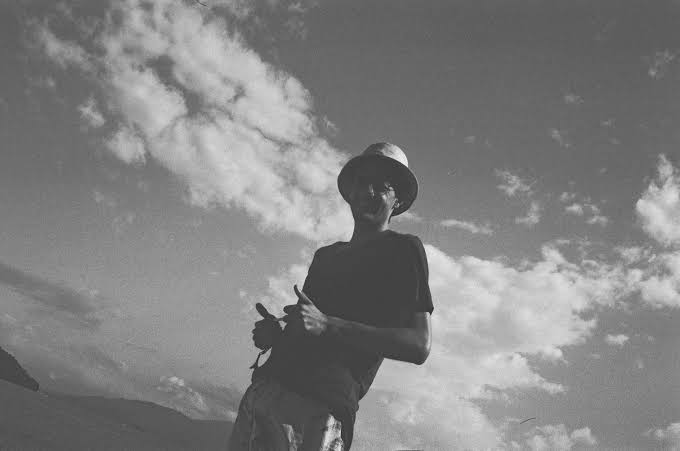
#> input picture Processamento de Imagens/Atividades Colab/Imagens/Contrast.png, 680 x 451 px, found by its file name
$ jupyter execute Convolucao_Filtros.ipynb
#> lines starting #> are read from the running program, lines starting #| are printed output that depends on the picture; after the words box and inside, x2 and y2 are one past the last pixel; in counts of white or black regions, pixels touching at a corner belong together
[cell 1]
import numpy as np
import matplotlib.pyplot as plt
import math
import cv2

[cell 2]
# Exibe uma janela para a seleção de um arquivo
from google.colab import files
arquivo = files.upload()
#> the answer given: Contrast.png
img_name = next(iter(arquivo))

# Leitura da imagem pelo cv2, convertido para tons de cinza
imagem = cv2.imread(img_name, cv2.IMREAD_GRAYSCALE)
#> imagem is the input picture: shape (451, 680); min 37, max 243, mean 128.8

[cell 3]
import cv2
import numpy as np
import random

def ruidoSP(imagem, prob):

#> called with prob = 0.05
   saida = imagem.copy()
   limiar = 1 - prob

   for i in range(imagem.shape[0]):
       for j in range(imagem.shape[1]):

            rdn = random.random()
            if rdn < prob:
                saida[i][j] = 0

            elif rdn > limiar:
                saida[i][j] = 255
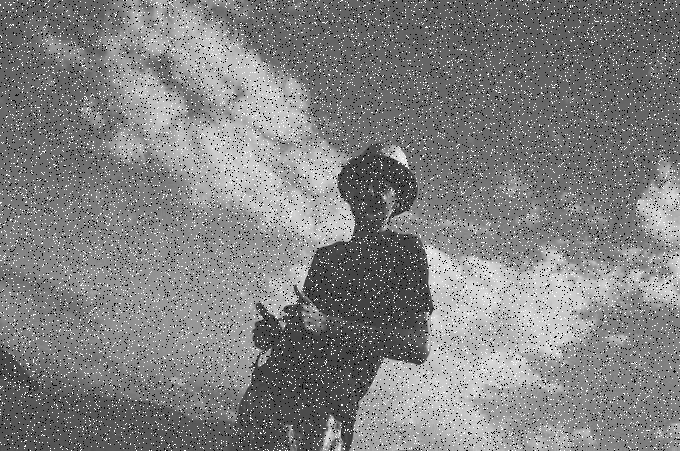
#> saida: shape (451, 680); 9.99% of pixels changed, all inside (x1, y1, x2, y2) = (0, 0, 680, 451)

   return saida

ruidosa = ruidoSP(imagem, 0.05)
plt.imshow(ruidosa,  cmap='gray')

[cell 4]
# Criação do kernel de média
mean = np.array(([1, 1, 1],
                 [1, 1, 1],
                 [1, 1, 1]), dtype=float)
# Cada valor da matriz é dividido pela somatoria dos elementos
# Essencialmente, o cálculo da média.
mean = mean / np.sum(mean)
print(mean)

[cell 5]
# Criação do kernel gaussiano
gaussian = np.array(([1, 2, 1],
                     [2, 4, 2],
                     [1, 2, 1]), dtype=float)
# Cada valor da matriz é dividido pela somatoria dos elementos
gaussian = gaussian / np.sum(gaussian)
print(gaussian)

[cell 6]
# Criação do kernel laplaciano (realce)
laplaciano = np.array(([0, 1, 0],
                       [1, -4, 1],
                       [0, 1, 0]), dtype=float)
print(laplaciano)

[cell 7]
# Criação do unsharp mask (realce)
unsharp = np.array(([0, -1, 0],
                    [-1, 5, -1],
                    [0, -1, 0]), dtype=float)
print(unsharp)

[cell 8]
altura, largura = imagem.shape
#> altura = 451; largura = 680
imagem_padded = np.zeros((altura + 2, largura + 2))

# Copiar a imagem original para o centro
imagem_padded[2:altura + 2, 2:largura + 2] = imagem

plt.figure(figsize=(4,4))
plt.imshow(imagem_padded, cmap='gray')

[cell 9]
# Imagem de saída
saida = np.zeros((altura, largura), dtype=np.float32)

[cell 10]
# Convolução para média
for i in range(altura):
    for j in range(largura):

        # Extrair a região 3x3
        regiao = imagem_padded[i:i+3, j:j+3]
        # Multiplicação elemento a elemento
        mult_mean = regiao * mean
        # Somar todos os valores
        valor_mean = np.sum(mult_mean)
        # Guardar o resultado
        saida[i, j] = valor_mean

saida_mean = saida.astype(np.uint8)

[cell 11]
# Convolução para gaussiana
for i in range(altura):
    for j in range(largura):

        # Extrair a região 3x3
        regiao = imagem_padded[i:i+3, j:j+3]
        # Multiplicação elemento a elemento
        mult_gauss = regiao * gaussian
        # Somar todos os valores
        valor_gauss = np.sum(mult_gauss)

        # Guardar o resultado
        saida[i, j] = valor_gauss

saida = saida.astype(np.uint8)

[cell 12]
# Convolução para laplace
for i in range(altura):
    for j in range(largura):

        # Extrair a região 3x3
        regiao = imagem_padded[i:i+3, j:j+3]
        # Multiplicação elemento a elemento
        mult_laplace = regiao * laplaciano
        # Somar todos os valores
        valor_laplace = np.sum(mult_laplace)

        # Guardar o resultado
        saida[i, j] = valor_laplace
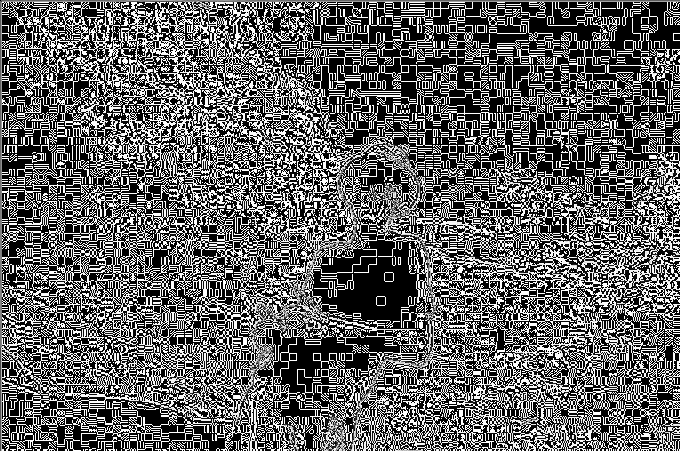
#> saida: shape (451, 680); min 0, max 255, mean 98.2


fator = 0.5
realce = imagem.astype(np.float32) - (fator * saida)
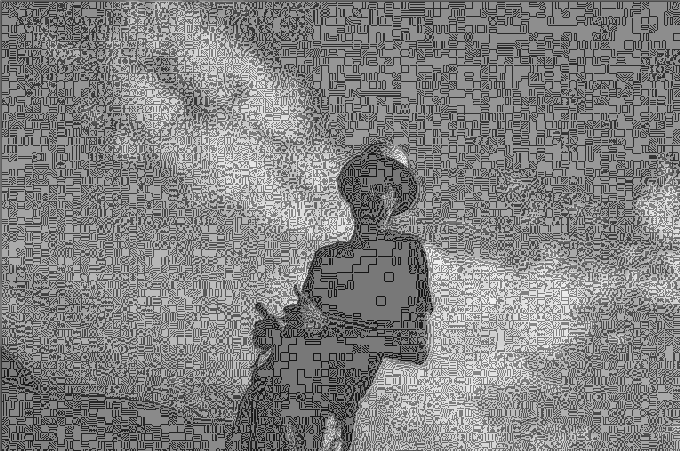
#> realce: shape (451, 680) float64; min -84.5, max 235, mean 79.7; drawn with min black and max white
realce = np.clip(realce, 0, 255).astype(np.uint8)
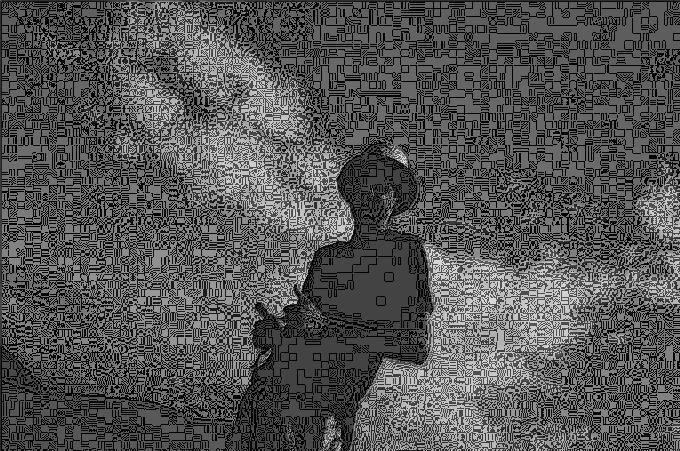
#> realce: shape (451, 680); min 0, max 235, mean 83.8

[cell 13]
# Convolução para unsharp mask
for i in range(altura):
    for j in range(largura):

        # Extrair a região 3x3
        regiao = imagem_padded[i:i+3, j:j+3]
        # Multiplicação elemento a elemento
        mult_unsharp = regiao * unsharp
        # Somar todos os valores
        valor_unsharp = np.sum(mult_unsharp)

        # Guardar o resultado
        saida[i, j] = valor_unsharp
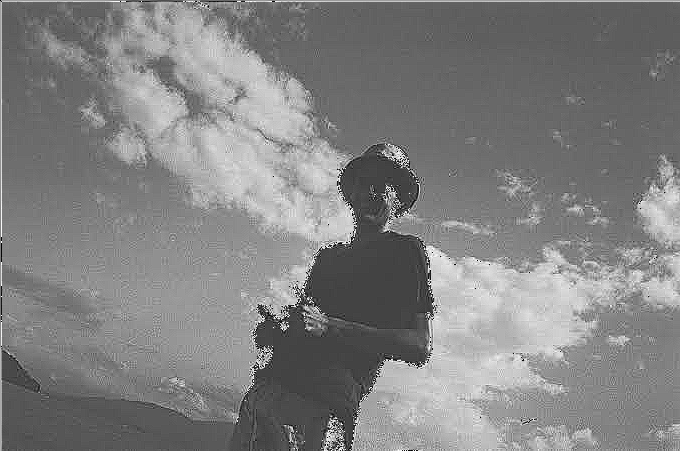
#> saida: shape (451, 680); min 0, max 255, mean 129.2

realce = np.clip(saida, 0, 255).astype(np.uint8)

[cell 14]
plt.figure(figsize=(20, 20))

plt.subplot(1, 2, 1)
plt.imshow(imagem, cmap='gray')
plt.title('Imagem Original')

plt.subplot(1, 2, 2)
plt.imshow(realce, cmap='gray')
plt.title('Resultado')

plt.show()
